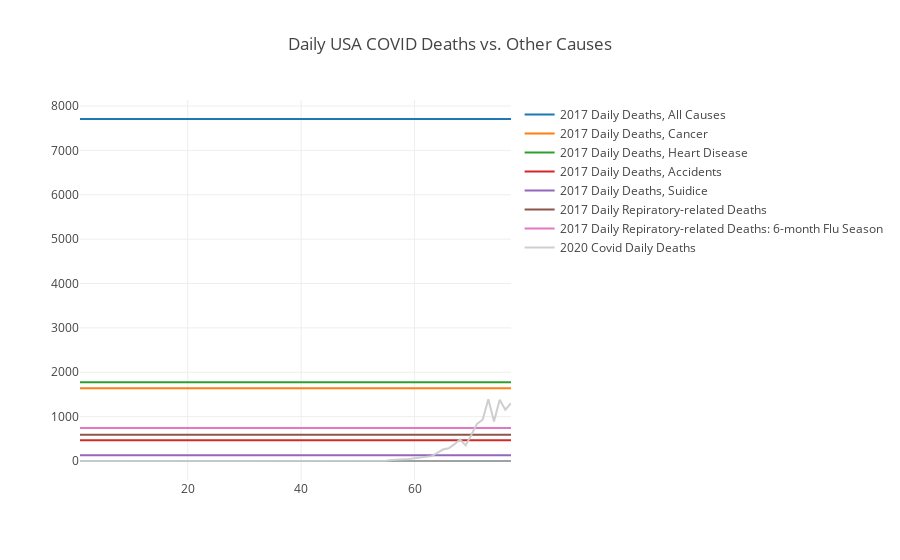

The notebook cell saved with this chart:
### Markdown cell above
## USA Plot

Plotting daily deaths from COVID-19, as reported by the New York Times (<https://github.com/nytimes/covid-19-data>). The comparison is an aggregate of two CDC categories for US deaths: "Chronic Respiratory Illness" and "Influenza and Pneumonia". Annual numbers in these two categories are added, and divided by 365 for a daily number (see code above). 

Also displayed is a second comparison line, in which "Influenza and Pneumonia" daily rates are calculated based on a 6-month Flu Season (October–March, as the CDC does it).

### Code cell
val deaths: Seq[Int] = totalNewDaily(state = None).map(_.newDeaths).toSeq

val howManyDays: Int = deaths.size
val ipnBase: Seq[Int] = (1 to howManyDays).map( d => usa2017DailyDeathsResp)
val ipnBase6Mo: Seq[Int] = (1 to howManyDays).map( d => usa2017DailyDeathsResp6MoFlu)
val deathBase: Seq[Int] = (1 to howManyDays).map( d => usa2017DailyDeaths)
val cancerBase: Seq[Int] = (1 to howManyDays).map( d => usa2017CancerDaily)
val heartBase: Seq[Int] = (1 to howManyDays).map( d => usa2017HeartDaily)
val accidentBase: Seq[Int] = (1 to howManyDays).map( d => usa2017AccidentDaily)
val suicideBase: Seq[Int] = (1 to howManyDays).map( d => usa2017SuicideDaily)



val trace0 = Scatter(
  (1 to howManyDays),
  deathBase,
  name = "2017 Daily Deaths, All Causes"
)

val trace01 = Scatter(
  (1 to howManyDays),
  cancerBase,
  name = "2017 Daily Deaths, Cancer"
)

val trace02 = Scatter(
  (1 to howManyDays),
  heartBase,
  name = "2017 Daily Deaths, Heart Disease"
)

val trace03 = Scatter(
  (1 to howManyDays),
  accidentBase,
  name = "2017 Daily Deaths, Accidents"
)

val trace04 = Scatter(
  (1 to howManyDays),
  suicideBase,
  name = "2017 Daily Deaths, Suidice"
)

val trace1 = Scatter(
  (1 to howManyDays),
  ipnBase,
  name = "2017 Daily Repiratory-related Deaths"
)

// usa2017DailyDeathsResp6MoFlu

val trace2 = Scatter(
  (1 to howManyDays),
  ipnBase6Mo,
  name = "2017 Daily Repiratory-related Deaths: 6-month Flu Season"

)

val trace3 = Scatter(
  (1 to howManyDays),
  deaths,
  name = "2020 Covid Daily Deaths",
  mode = ScatterMode(ScatterMode.Lines),
  marker = Marker(
    color = Color.RGBA(204, 204, 204, 0.95),
    line = Line(
      color = Color.RGBA(217, 217, 217, 1.0),
      width = 1.0
    ),
    symbol = Symbol.Circle(),
    size = 3
  )
)

val data = Seq(trace0, trace01, trace02, trace03, trace04, trace1, trace2, trace3)

val layout = Layout("Daily USA COVID Deaths vs. Other Causes")

plot(data, layout)

### Figure 1 — Plotly figure (JSON) as saved in the notebook; plotly's stock layout.template omitted (floating-point values rounded to 4 significant figures)
{"data": [{"name": "2017 Daily Deaths, All Causes", "type": "scatter", "x": [1, 2, 3, 4, 5, 6, 7, 8, 9, 10, 11, 12, 13, 14, 15, 16, 17, 18, 19, 20, 21, 22, 23, 24, 25, 26, 27, 28, 29, 30, 31, 32, 33, 34, 35, 36, 37, 38, 39, 40, 41, 42, 43, 44, 45, 46, 47, 48, 49, 50, 51, 52, 53, 54, 55, 56, 57, 58, 59, 60, 61, 62, 63, 64, 65, 66, 67, 68, 69, 70, 71, 72, 73, 74, 75, 76, 77], "y": [7708, 7708, 7708, 7708, 7708, 7708, 7708, 7708, 7708, 7708, 7708, 7708, 7708, 7708, 7708, 7708, 7708, 7708, 7708, 7708, 7708, 7708, 7708, 7708, 7708, 7708, 7708, 7708, 7708, 7708, 7708, 7708, 7708, 7708, 7708, 7708, 7708, 7708, 7708, 7708, 7708, 7708, 7708, 7708, 7708, 7708, 7708, 7708, 7708, 7708, 7708, 7708, 7708, 7708, 7708, 7708, 7708, 7708, 7708, 7708, 7708, 7708, 7708, 7708, 7708, 7708, 7708, 7708, 7708, 7708, 7708, 7708, 7708, 7708, 7708, 7708, 7708]}, {"name": "2017 Daily Deaths, Cancer", "type": "scatter", "x": [1, 2, 3, 4, 5, 6, 7, 8, 9, 10, 11, 12, 13, 14, 15, 16, 17, 18, 19, 20, 21, 22, 23, 24, 25, 26, 27, 28, 29, 30, 31, 32, 33, 34, 35, 36, 37, 38, 39, 40, 41, 42, 43, 44, 45, 46, 47, 48, 49, 50, 51, 52, 53, 54, 55, 56, 57, 58, 59, 60, 61, 62, 63, 64, 65, 66, 67, 68, 69, 70, 71, 72, 73, 74, 75, 76, 77], "y": [1641, 1641, 1641, 1641, 1641, 1641, 1641, 1641, 1641, 1641, 1641, 1641, 1641, 1641, 1641, 1641, 1641, 1641, 1641, 1641, 1641, 1641, 1641, 1641, 1641, 1641, 1641, 1641, 1641, 1641, 1641, 1641, 1641, 1641, 1641, 1641, 1641, 1641, 1641, 1641, 1641, 1641, 1641, 1641, 1641, 1641, 1641, 1641, 1641, 1641, 1641, 1641, 1641, 1641, 1641, 1641, 1641, 1641, 1641, 1641, 1641, 1641, 1641, 1641, 1641, 1641, 1641, 1641, 1641, 1641, 1641, 1641, 1641, 1641, 1641, 1641, 1641]}, {"name": "2017 Daily Deaths, Heart Disease", "type": "scatter", "x": [1, 2, 3, 4, 5, 6, 7, 8, 9, 10, 11, 12, 13, 14, 15, 16, 17, 18, 19, 20, 21, 22, 23, 24, 25, 26, 27, 28, 29, 30, 31, 32, 33, 34, 35, 36, 37, 38, 39, 40, 41, 42, 43, 44, 45, 46, 47, 48, 49, 50, 51, 52, 53, 54, 55, 56, 57, 58, 59, 60, 61, 62, 63, 64, 65, 66, 67, 68, 69, 70, 71, 72, 73, 74, 75, 76, 77], "y": [1773, 1773, 1773, 1773, 1773, 1773, 1773, 1773, 1773, 1773, 1773, 1773, 1773, 1773, 1773, 1773, 1773, 1773, 1773, 1773, 1773, 1773, 1773, 1773, 1773, 1773, 1773, 1773, 1773, 1773, 1773, 1773, 1773, 1773, 1773, 1773, 1773, 1773, 1773, 1773, 1773, 1773, 1773, 1773, 1773, 1773, 1773, 1773, 1773, 1773, 1773, 1773, 1773, 1773, 1773, 1773, 1773, 1773, 1773, 1773, 1773, 1773, 1773, 1773, 1773, 1773, 1773, 1773, 1773, 1773, 1773, 1773, 1773, 1773, 1773, 1773, 1773]}, {"name": "2017 Daily Deaths, Accidents", "type": "scatter", "x": [1, 2, 3, 4, 5, 6, 7, 8, 9, 10, 11, 12, 13, 14, 15, 16, 17, 18, 19, 20, 21, 22, 23, 24, 25, 26, 27, 28, 29, 30, 31, 32, 33, 34, 35, 36, 37, 38, 39, 40, 41, 42, 43, 44, 45, 46, 47, 48, 49, 50, 51, 52, 53, 54, 55, 56, 57, 58, 59, 60, 61, 62, 63, 64, 65, 66, 67, 68, 69, 70, 71, 72, 73, 74, 75, 76, 77], "y": [465, 465, 465, 465, 465, 465, 465, 465, 465, 465, 465, 465, 465, 465, 465, 465, 465, 465, 465, 465, 465, 465, 465, 465, 465, 465, 465, 465, 465, 465, 465, 465, 465, 465, 465, 465, 465, 465, 465, 465, 465, 465, 465, 465, 465, 465, 465, 465, 465, 465, 465, 465, 465, 465, 465, 465, 465, 465, 465, 465, 465, 465, 465, 465, 465, 465, 465, 465, 465, 465, 465, 465, 465, 465, 465, 465, 465]}, {"name": "2017 Daily Deaths, Suidice", "type": "scatter", "x": [1, 2, 3, 4, 5, 6, 7, 8, 9, 10, 11, 12, 13, 14, 15, 16, 17, 18, 19, 20, 21, 22, 23, 24, 25, 26, 27, 28, 29, 30, 31, 32, 33, 34, 35, 36, 37, 38, 39, 40, 41, 42, 43, 44, 45, 46, 47, 48, 49, 50, 51, 52, 53, 54, 55, 56, 57, 58, 59, 60, 61, 62, 63, 64, 65, 66, 67, 68, 69, 70, 71, 72, 73, 74, 75, 76, 77], "y": [129, 129, 129, 129, 129, 129, 129, 129, 129, 129, 129, 129, 129, 129, 129, 129, 129, 129, 129, 129, 129, 129, 129, 129, 129, 129, 129, 129, 129, 129, 129, 129, 129, 129, 129, 129, 129, 129, 129, 129, 129, 129, 129, 129, 129, 129, 129, 129, 129, 129, 129, 129, 129, 129, 129, 129, 129, 129, 129, 129, 129, 129, 129, 129, 129, 129, 129, 129, 129, 129, 129, 129, 129, 129, 129, 129, 129]}, {"name": "2017 Daily Repiratory-related Deaths", "type": "scatter", "x": [1, 2, 3, 4, 5, 6, 7, 8, 9, 10, 11, 12, 13, 14, 15, 16, 17, 18, 19, 20, 21, 22, 23, 24, 25, 26, 27, 28, 29, 30, 31, 32, 33, 34, 35, 36, 37, 38, 39, 40, 41, 42, 43, 44, 45, 46, 47, 48, 49, 50, 51, 52, 53, 54, 55, 56, 57, 58, 59, 60, 61, 62, 63, 64, 65, 66, 67, 68, 69, 70, 71, 72, 73, 74, 75, 76, 77], "y": [591, 591, 591, 591, 591, 591, 591, 591, 591, 591, 591, 591, 591, 591, 591, 591, 591, 591, 591, 591, 591, 591, 591, 591, 591, 591, 591, 591, 591, 591, 591, 591, 591, 591, 591, 591, 591, 591, 591, 591, 591, 591, 591, 591, 591, 591, 591, 591, 591, 591, 591, 591, 591, 591, 591, 591, 591, 591, 591, 591, 591, 591, 591, 591, 591, 591, 591, 591, 591, 591, 591, 591, 591, 591, 591, 591, 591]}, {"name": "2017 Daily Repiratory-related Deaths: 6-month Flu Season", "type": "scatter", "x": [1, 2, 3, 4, 5, 6, 7, 8, 9, 10, 11, 12, 13, 14, 15, 16, 17, 18, 19, 20, 21, 22, 23, 24, 25, 26, 27, 28, 29, 30, 31, 32, 33, 34, 35, 36, 37, 38, 39, 40, 41, 42, 43, 44, 45, 46, 47, 48, 49, 50, 51, 52, 53, 54, 55, 56, 57, 58, 59, 60, 61, 62, 63, 64, 65, 66, 67, 68, 69, 70, 71, 72, 73, 74, 75, 76, 77], "y": [743, 743, 743, 743, 743, 743, 743, 743, 743, 743, 743, 743, 743, 743, 743, 743, 743, 743, 743, 743, 743, 743, 743, 743, 743, 743, 743, 743, 743, 743, 743, 743, 743, 743, 743, 743, 743, 743, 743, 743, 743, 743, 743, 743, 743, 743, 743, 743, 743, 743, 743, 743, 743, 743, 743, 743, 743, 743, 743, 743, 743, 743, 743, 743, 743, 743, 743, 743, 743, 743, 743, 743, 743, 743, 743, 743, 743]}, {"marker": {"color": "rgba(204, 204, 204, 0.95)", "line": {"color": "rgba(217, 217, 217, 1.0)", "width": 1}, "size": 3, "symbol": "circle"}, "mode": "lines", "name": "2020 Covid Daily Deaths", "type": "scatter", "x": [1, 2, 3, 4, 5, 6, 7, 8, 9, 10, 11, 12, 13, 14, 15, 16, 17, 18, 19, 20, 21, 22, 23, 24, 25, 26, 27, 28, 29, 30, 31, 32, 33, 34, 35, 36, 37, 38, 39, 40, 41, 42, 43, 44, 45, 46, 47, 48, 49, 50, 51, 52, 53, 54, 55, 56, 57, 58, 59, 60, 61, 62, 63, 64, 65, 66, 67, 68, 69, 70, 71, 72, 73, 74, 75, 76, 77], "y": [0, 0, 0, 0, 0, 0, 0, 0, 0, 0, 0, 0, 0, 0, 0, 0, 0, 0, 0, 0, 0, 0, 0, 0, 0, 0, 0, 0, 0, 0, 0, 0, 0, 0, 0, 0, 0, 0, 0, 1, 2, 3, 4, 2, 0, 3, 4, 3, 4, 5, 6, 6, 7, 10, 8, 23, 25, 41, 46, 62, 78, 93, 110, 185, 259, 285, 374, 485, 352, 587, 838, 930, 1391, 889, 1378, 1156, 1304]}], "layout": {"title": "Daily USA COVID Deaths vs. Other Causes"}}
